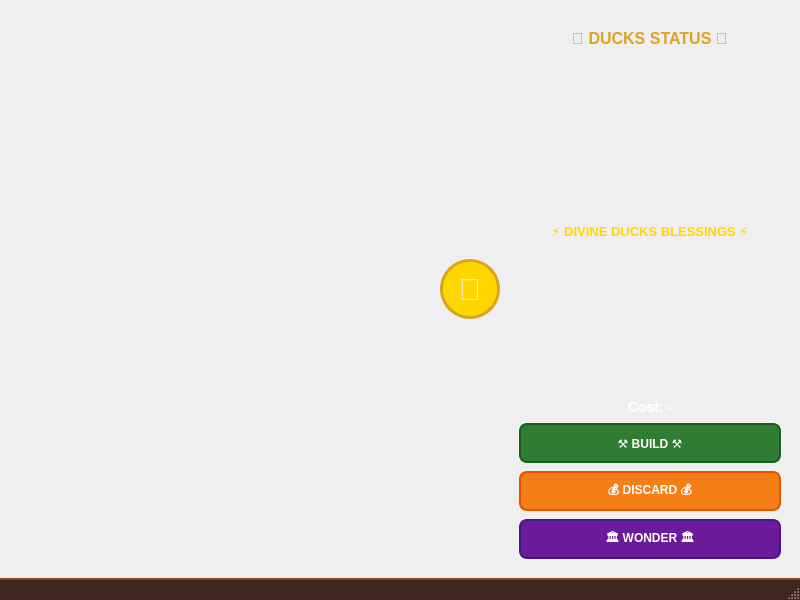
<?xml version="1.0" encoding="UTF-8"?>
<ui version="4.0">
 <class>MainWindow</class>
 <widget class="QMainWindow" name="MainWindow">
  <property name="geometry">
   <rect>
    <x>0</x>
    <y>0</y>
    <width>800</width>
    <height>600</height>
   </rect>
  </property>
  <property name="windowTitle">
   <string>⚔️ 7 Wonders Duel - The Empire of the Ducks ⚔️</string>
  </property>
  <property name="styleSheet">
   <string notr="true">QMainWindow { 
  background: qlineargradient(x1:0, y1:0, x2:1, y2:1, 
    stop:0 #2C1810, stop:0.5 #3E2723, stop:1 #2C1810); 
}
QLabel { 
  font-family: 'Times New Roman', serif; 
  color: #F5E6D3; 
}
QStatusBar { 
  background-color: #3E2723; 
  color: #DAA520; 
  border-top: 2px solid #8B4513; 
  font-family: 'Times New Roman'; 
  font-weight: bold; 
}</string>
  </property>
  <widget class="QWidget" name="centralWidget">
   <layout class="QHBoxLayout" name="horizontalLayout">
    <property name="spacing">
     <number>10</number>
    </property>
    <property name="leftMargin">
     <number>10</number>
    </property>
    <property name="topMargin">
     <number>10</number>
    </property>
    <property name="rightMargin">
     <number>10</number>
    </property>
    <property name="bottomMargin">
     <number>10</number>
    </property>
    <item>
     <widget class="QFrame" name="leftZone">
      <property name="frameShape">
       <enum>QFrame::NoFrame</enum>
      </property>
      <property name="frameShadow">
       <enum>QFrame::Plain</enum>
      </property>
      <property name="styleSheet">
       <string notr="true">background-color: transparent;</string>
      </property>
      <layout class="QVBoxLayout" name="verticalLayoutLeft">
       <property name="leftMargin">
        <number>0</number>
       </property>
       <property name="topMargin">
        <number>0</number>
       </property>
       <property name="rightMargin">
        <number>0</number>
       </property>
       <property name="bottomMargin">
        <number>0</number>
       </property>
       <item>
        <widget class="PlayerDashboardWidget" name="opponentDashboard" native="true">
         <property name="minimumSize">
          <size>
           <width>0</width>
           <height>130</height>
          </size>
         </property>
         <property name="maximumSize">
          <size>
           <width>16777215</width>
           <height>130</height>
          </size>
         </property>
        </widget>
       </item>
       <item>
        <widget class="QStackedWidget" name="stack">
         <property name="currentIndex">
          <number>0</number>
         </property>
         <widget class="SplashScreen" name="splashScreenPage"/>
         <widget class="WonderSelectionWidget" name="wonderSelectionPage"/>
         <widget class="BoardWidget" name="boardWidgetPage"/>
        </widget>
       </item>
       <item>
        <widget class="PlayerDashboardWidget" name="playerDashboard" native="true">
         <property name="minimumSize">
          <size>
           <width>0</width>
           <height>150</height>
          </size>
         </property>
         <property name="maximumSize">
          <size>
           <width>16777215</width>
           <height>150</height>
          </size>
         </property>
        </widget>
       </item>
      </layout>
     </widget>
    </item>
    <item>
     <widget class="QLabel" name="turnIndicator">
      <property name="minimumSize">
       <size>
        <width>60</width>
        <height>60</height>
       </size>
      </property>
      <property name="maximumSize">
       <size>
        <width>60</width>
        <height>60</height>
       </size>
      </property>
      <property name="styleSheet">
       <string notr="true">background-color: #FFD700; border: 3px solid #DAA520; border-radius: 30px; font-size: 30px;</string>
      </property>
      <property name="text">
       <string>🦆</string>
      </property>
      <property name="alignment">
       <set>Qt::AlignCenter</set>
      </property>
     </widget>
    </item>
    <item>
     <widget class="QFrame" name="rightZone">
      <property name="minimumSize">
       <size>
        <width>280</width>
        <height>0</height>
       </size>
      </property>
      <property name="maximumSize">
       <size>
        <width>280</width>
        <height>16777215</height>
       </size>
      </property>
      <property name="styleSheet">
       <string notr="true">QFrame#rightZone { 
  background: qlineargradient(x1:0, y1:0, x2:1, y2:0, 
    stop:0 #3E2723, stop:0.5 #4E342E, stop:1 #3E2723); 
  border-left: 4px solid #8B4513; 
}</string>
      </property>
      <layout class="QVBoxLayout" name="verticalLayoutRight">
       <item>
        <widget class="QLabel" name="panelTitle">
         <property name="text">
          <string>📜 DUCKS STATUS 📜</string>
         </property>
         <property name="alignment">
          <set>Qt::AlignCenter</set>
         </property>
         <property name="styleSheet">
          <string notr="true">color: #DAA520; 
font-weight: bold; 
font-size: 16px; 
background: transparent; 
padding: 10px; 
font-family: 'Times New Roman', serif;</string>
         </property>
        </widget>
       </item>
       <item>
        <widget class="MilitaryTrackWidget" name="militaryTrackWidget" native="true"/>
       </item>
       <item>
        <spacer name="verticalSpacer">
         <property name="orientation">
          <enum>Qt::Vertical</enum>
         </property>
         <property name="sizeHint" stdset="0">
          <size>
           <width>20</width>
           <height>40</height>
          </size>
         </property>
        </spacer>
       </item>
       <item>
        <widget class="QLabel" name="lblTok">
         <property name="text">
          <string>⚡ DIVINE DUCKS BLESSINGS ⚡</string>
         </property>
         <property name="alignment">
          <set>Qt::AlignCenter</set>
         </property>
         <property name="styleSheet">
          <string notr="true">color: #FFD700; 
font-weight: bold; 
font-size: 13px; 
padding: 5px; 
font-family: 'Times New Roman';</string>
         </property>
        </widget>
       </item>
       <item>
        <layout class="QVBoxLayout" name="progressTokensLayout"/>
       </item>
       <item>
        <spacer name="verticalSpacer_2">
         <property name="orientation">
          <enum>Qt::Vertical</enum>
         </property>
         <property name="sizeHint" stdset="0">
          <size>
           <width>20</width>
           <height>40</height>
          </size>
         </property>
        </spacer>
       </item>
       <item>
        <widget class="QWidget" name="actionsContainer" native="true">
         <layout class="QVBoxLayout" name="actionsLayout">
          <property name="spacing">
           <number>8</number>
          </property>
          <property name="leftMargin">
           <number>0</number>
          </property>
          <property name="topMargin">
           <number>0</number>
          </property>
          <property name="rightMargin">
           <number>0</number>
          </property>
          <property name="bottomMargin">
           <number>0</number>
          </property>
          <item>
           <widget class="QLabel" name="lblCost">
            <property name="text">
             <string>Cost: -</string>
            </property>
            <property name="alignment">
             <set>Qt::AlignCenter</set>
            </property>
            <property name="styleSheet">
             <string notr="true">color: #FFF; font-weight: bold; font-size: 14px;</string>
            </property>
           </widget>
          </item>
          <item>
           <widget class="QPushButton" name="btnBuild">
            <property name="text">
             <string>⚒️ BUILD ⚒️</string>
            </property>
            <property name="cursor">
             <cursorShape>PointingHandCursor</cursorShape>
            </property>
            <property name="minimumSize">
             <size>
              <width>0</width>
              <height>40</height>
             </size>
            </property>
            <property name="styleSheet">
             <string notr="true">QPushButton { 
  background: #2E7D32; 
  color: white; 
  border: 2px solid #1B5E20; 
  border-radius: 8px; 
  font-weight: bold; 
}
QPushButton:hover { background: #388E3C; }
QPushButton:disabled { background: #555; color: #888; border: 2px solid #444; }</string>
            </property>
           </widget>
          </item>
          <item>
           <widget class="QPushButton" name="btnDiscard">
            <property name="text">
             <string>💰 DISCARD 💰</string>
            </property>
            <property name="cursor">
             <cursorShape>PointingHandCursor</cursorShape>
            </property>
            <property name="minimumSize">
             <size>
              <width>0</width>
              <height>40</height>
             </size>
            </property>
            <property name="styleSheet">
             <string notr="true">QPushButton { 
  background: #F57F17; 
  color: white; 
  border: 2px solid #E65100; 
  border-radius: 8px; 
  font-weight: bold; 
}
QPushButton:hover { background: #F9A825; }</string>
            </property>
           </widget>
          </item>
          <item>
           <widget class="QPushButton" name="btnWonder">
            <property name="text">
             <string>🏛️ WONDER 🏛️</string>
            </property>
            <property name="cursor">
             <cursorShape>PointingHandCursor</cursorShape>
            </property>
            <property name="minimumSize">
             <size>
              <width>0</width>
              <height>40</height>
             </size>
            </property>
            <property name="styleSheet">
             <string notr="true">QPushButton { 
  background: #6A1B9A; 
  color: white; 
  border: 2px solid #4A148C; 
  border-radius: 8px; 
  font-weight: bold; 
}
QPushButton:hover { background: #7B1FA2; }
QPushButton:disabled { background: #555; color: #888; border: 2px solid #444; }</string>
            </property>
           </widget>
          </item>
         </layout>
        </widget>
       </item>
      </layout>
     </widget>
    </item>
   </layout>
  </widget>
  <widget class="QStatusBar" name="statusbar"/>
 </widget>
 <customwidgets>
  <customwidget>
   <class>SplashScreen</class>
   <extends>QWidget</extends>
   <header>SplashScreen.h</header>
   <container>1</container>
  </customwidget>
  <customwidget>
   <class>BoardWidget</class>
   <extends>QWidget</extends>
   <header>BoardWidget.h</header>
   <container>1</container>
  </customwidget>
  <customwidget>
   <class>WonderSelectionWidget</class>
   <extends>QWidget</extends>
   <header>WonderSelectionWidget.h</header>
   <container>1</container>
  </customwidget>
  <customwidget>
   <class>MilitaryTrackWidget</class>
   <extends>QWidget</extends>
   <header>MilitaryTrackWidget.h</header>
   <container>1</container>
  </customwidget>
  <customwidget>
   <class>PlayerDashboardWidget</class>
   <extends>QWidget</extends>
   <header>PlayerDashboardWidget.h</header>
   <container>1</container>
  </customwidget>
 </customwidgets>
 <resources/>
 <connections/>
</ui>
